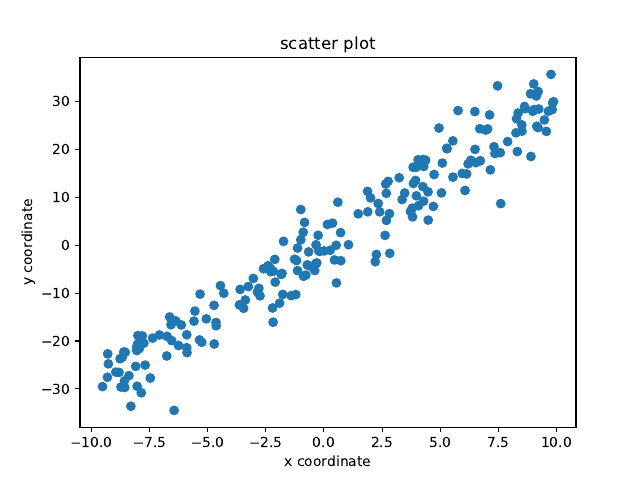

The script that saved this image:
import numpy as np
import matplotlib.pyplot as plt

nb_points = 200
x_data = np.random.uniform(-10, 10, (nb_points, 1))
noise_std = 4
# y_data = 3*x_data+np.random.normal(0, noise_std, (nb_points, 1))
pure_y_data = 3*x_data
noise = np.random.normal(0, noise_std, (nb_points, 1))
noisy_y_data = noise+pure_y_data
# __import__('ipdb').set_trace()
plt.plot(x_data, noisy_y_data, 'o')
plt.xlabel("x coordinate")
plt.ylabel("y coordinate")
plt.title("scatter plot")
plt.savefig("simple_scatter_plot.pdf")
